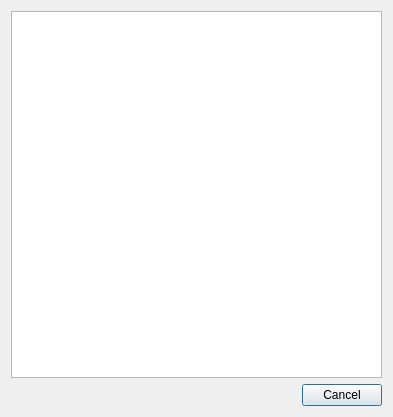
<?xml version="1.0" encoding="UTF-8"?>
<ui version="4.0">
 <class>DetailDialog</class>
 <widget class="QDialog" name="DetailDialog">
  <property name="geometry">
   <rect>
    <x>0</x>
    <y>0</y>
    <width>393</width>
    <height>417</height>
   </rect>
  </property>
  <property name="windowTitle">
   <string>Dialog</string>
  </property>
  <layout class="QVBoxLayout" name="verticalLayout">
   <item>
    <widget class="QListWidget" name="listWidget">
     <property name="alternatingRowColors">
      <bool>true</bool>
     </property>
    </widget>
   </item>
   <item>
    <widget class="QDialogButtonBox" name="buttonBox">
     <property name="orientation">
      <enum>Qt::Horizontal</enum>
     </property>
     <property name="standardButtons">
      <set>QDialogButtonBox::Cancel</set>
     </property>
    </widget>
   </item>
  </layout>
 </widget>
 <resources/>
 <connections>
  <connection>
   <sender>buttonBox</sender>
   <signal>accepted()</signal>
   <receiver>DetailDialog</receiver>
   <slot>accept()</slot>
   <hints>
    <hint type="sourcelabel">
     <x>248</x>
     <y>254</y>
    </hint>
    <hint type="destinationlabel">
     <x>157</x>
     <y>274</y>
    </hint>
   </hints>
  </connection>
  <connection>
   <sender>buttonBox</sender>
   <signal>rejected()</signal>
   <receiver>DetailDialog</receiver>
   <slot>reject()</slot>
   <hints>
    <hint type="sourcelabel">
     <x>316</x>
     <y>260</y>
    </hint>
    <hint type="destinationlabel">
     <x>286</x>
     <y>274</y>
    </hint>
   </hints>
  </connection>
 </connections>
</ui>
